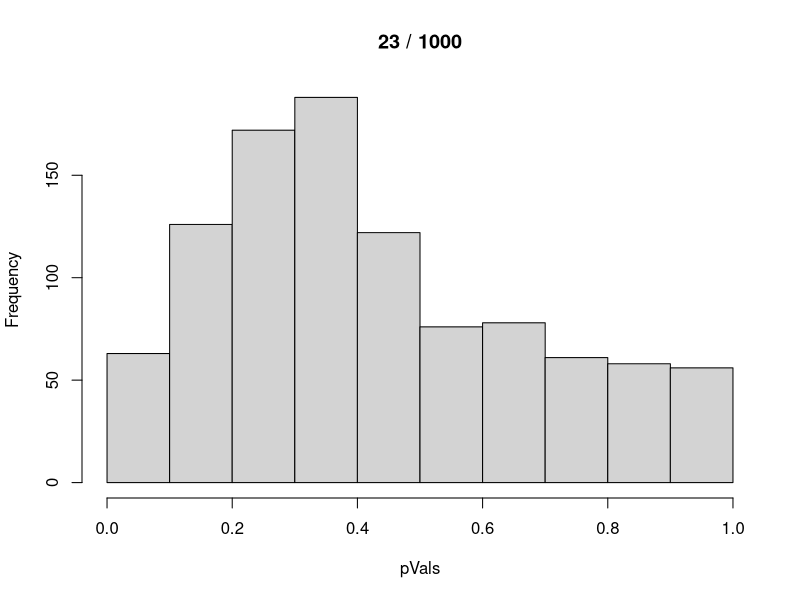

Source code (R):
sampleSize=1000
pVals=c()

xN=10000; yN=10000

#x=matrix(rnorm(xN*sampleSize, 0, 1), ncol=sampleSize, nrow=xN)
#y=matrix(rnorm(yN*sampleSize, 0, 1), ncol=sampleSize, nrow=yN)
#x=matrix(rt(xN*sampleSize, 1, 0), ncol=sampleSize, nrow=xN)
#y=matrix(rt(yN*sampleSize, 1, 0), ncol=sampleSize, nrow=yN)
x=matrix(rcauchy(xN*sampleSize, 0, 1), ncol=sampleSize, nrow=xN)
y=matrix(rcauchy(yN*sampleSize, 0, 1), ncol=sampleSize, nrow=yN)

#x=matrix(rcauchy(xN*sampleSize, 1, 0), ncol=sampleSize, nrow=xN)
#x=matrix(round(runif(xN*sampleSize,-1,1))*rchisq(xN*sampleSize, 1, 0)^10, ncol=sampleSize, nrow=xN)
#y=matrix(rt(xN*sampleSize, 1, 0), ncol=sampleSize, nrow=xN)

#x=matrix(rsn(xN*sampleSize, 0, 5, 10), ncol=sampleSize, nrow=xN)
#y=matrix(rsn(xN*sampleSize, 0, 5, 10), ncol=sampleSize, nrow=yN)

#x=as.real(rsn(xN*sampleSize, 0, 1, 5))
#y=as.real(rsn(xN*sampleSize, 0, 1, 5))

for(i in 1:sampleSize){
	pVals[i]=t.test(x[,i],y[,i])$p.value
}
hist(pVals, main=paste(sum(pVals<0.05),"/", sampleSize))

